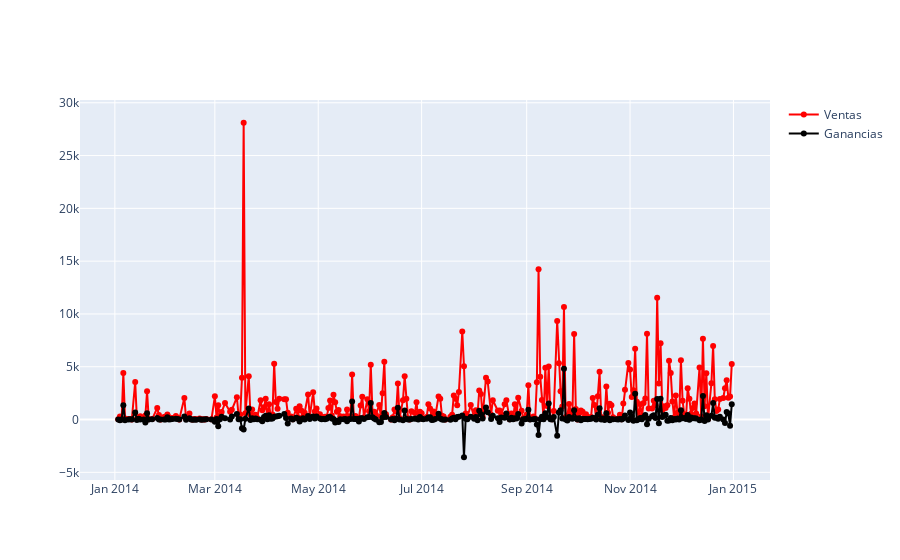

The code cell stored with this chart in its notebook:
### Code cell
df_2=df[df['Order Date'].dt.year==2014].groupby('Order Date')[['Sales','Profit']].sum()

trace1=go.Scatter(x=df_2.index, 
                  y=df_2['Sales'],
                  name='Ventas',
                  mode='lines+markers',
                marker=dict(color='red'))

trace2=go.Scatter(x=df_2.index, 
                  y=df_2['Profit'],
                  name='Ganancias',
                 mode='lines+markers',
                marker=dict(color='black'))

data=[trace1,trace2]
fig=go.Figure(data=data)

iplot(fig)

### Figure 1 — Plotly figure (JSON) as saved in the notebook; plotly's stock layout.template omitted (floating-point values rounded to 4 significant figures; data arrays with more than 128 entries replaced by an {"elided": "..."} marker saying what was removed)
{"data": [{"marker": {"color": "red"}, "mode": "lines+markers", "name": "Ventas", "type": "scatter", "x": {"elided": "305 str values"}, "y": {"elided": "305 float values"}}, {"marker": {"color": "black"}, "mode": "lines+markers", "name": "Ganancias", "type": "scatter", "x": {"elided": "305 str values"}, "y": {"elided": "305 float values"}}], "layout": {}}
